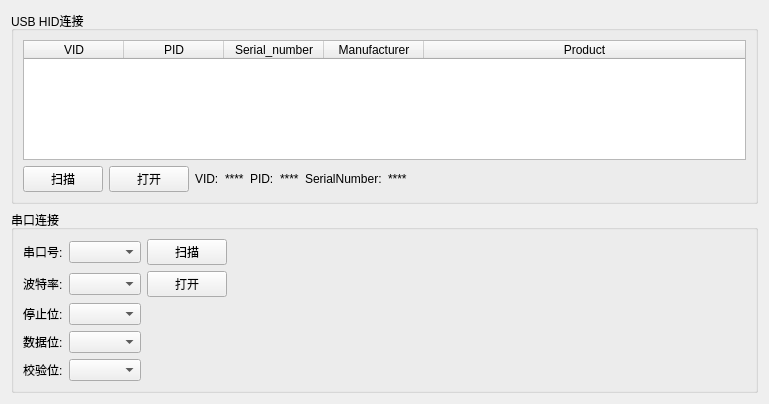
<?xml version="1.0" encoding="UTF-8"?>
<ui version="4.0">
 <class>ConnectingDevices</class>
 <widget class="QWidget" name="ConnectingDevices">
  <property name="geometry">
   <rect>
    <x>0</x>
    <y>0</y>
    <width>769</width>
    <height>404</height>
   </rect>
  </property>
  <property name="windowTitle">
   <string>Form</string>
  </property>
  <layout class="QVBoxLayout" name="verticalLayout_2" stretch="1,0">
   <item>
    <widget class="QGroupBox" name="groupBox">
     <property name="title">
      <string>USB HID连接</string>
     </property>
     <layout class="QVBoxLayout" name="verticalLayout">
      <item>
       <widget class="QTableWidget" name="tableWidget_dev_list">
        <property name="frameShape">
         <enum>QFrame::StyledPanel</enum>
        </property>
        <property name="frameShadow">
         <enum>QFrame::Raised</enum>
        </property>
        <property name="alternatingRowColors">
         <bool>true</bool>
        </property>
        <property name="selectionBehavior">
         <enum>QAbstractItemView::SelectRows</enum>
        </property>
        <property name="textElideMode">
         <enum>Qt::ElideLeft</enum>
        </property>
        <attribute name="horizontalHeaderDefaultSectionSize">
         <number>100</number>
        </attribute>
        <attribute name="horizontalHeaderHighlightSections">
         <bool>false</bool>
        </attribute>
        <attribute name="horizontalHeaderStretchLastSection">
         <bool>true</bool>
        </attribute>
        <attribute name="verticalHeaderVisible">
         <bool>false</bool>
        </attribute>
        <column>
         <property name="text">
          <string>VID</string>
         </property>
        </column>
        <column>
         <property name="text">
          <string>PID</string>
         </property>
        </column>
        <column>
         <property name="text">
          <string>Serial_number</string>
         </property>
        </column>
        <column>
         <property name="text">
          <string>Manufacturer</string>
         </property>
        </column>
        <column>
         <property name="text">
          <string>Product</string>
         </property>
        </column>
       </widget>
      </item>
      <item>
       <layout class="QHBoxLayout" name="horizontalLayout">
        <item>
         <widget class="QPushButton" name="pushButton_scan_hid">
          <property name="text">
           <string>扫描</string>
          </property>
         </widget>
        </item>
        <item>
         <widget class="QPushButton" name="pushButton_hid_open">
          <property name="text">
           <string>打开</string>
          </property>
          <property name="checkable">
           <bool>true</bool>
          </property>
         </widget>
        </item>
        <item>
         <widget class="QLabel" name="label">
          <property name="text">
           <string>VID:</string>
          </property>
         </widget>
        </item>
        <item>
         <widget class="QLabel" name="label_vid">
          <property name="text">
           <string>****</string>
          </property>
         </widget>
        </item>
        <item>
         <widget class="QLabel" name="label_2">
          <property name="text">
           <string>PID:</string>
          </property>
         </widget>
        </item>
        <item>
         <widget class="QLabel" name="label_pid">
          <property name="text">
           <string>****</string>
          </property>
         </widget>
        </item>
        <item>
         <widget class="QLabel" name="label_3">
          <property name="text">
           <string>SerialNumber:</string>
          </property>
         </widget>
        </item>
        <item>
         <widget class="QLabel" name="label_serial">
          <property name="text">
           <string>****</string>
          </property>
         </widget>
        </item>
        <item>
         <spacer name="horizontalSpacer">
          <property name="orientation">
           <enum>Qt::Horizontal</enum>
          </property>
          <property name="sizeHint" stdset="0">
           <size>
            <width>40</width>
            <height>20</height>
           </size>
          </property>
         </spacer>
        </item>
       </layout>
      </item>
     </layout>
    </widget>
   </item>
   <item>
    <widget class="QGroupBox" name="groupBox_2">
     <property name="title">
      <string>串口连接</string>
     </property>
     <layout class="QGridLayout" name="gridLayout_3">
      <item row="0" column="0">
       <layout class="QGridLayout" name="gridLayout_2">
        <item row="0" column="0">
         <widget class="QLabel" name="label_13">
          <property name="text">
           <string>串口号:</string>
          </property>
         </widget>
        </item>
        <item row="0" column="1">
         <widget class="QComboBox" name="comboBox_com">
          <property name="minimumSize">
           <size>
            <width>70</width>
            <height>0</height>
           </size>
          </property>
         </widget>
        </item>
        <item row="0" column="2">
         <widget class="QPushButton" name="pushButton_scan_com">
          <property name="text">
           <string>扫描</string>
          </property>
         </widget>
        </item>
        <item row="1" column="0">
         <widget class="QLabel" name="label_4">
          <property name="text">
           <string>波特率:</string>
          </property>
         </widget>
        </item>
        <item row="1" column="1">
         <widget class="QComboBox" name="comboBox_baude_com">
          <property name="minimumSize">
           <size>
            <width>70</width>
            <height>0</height>
           </size>
          </property>
          <property name="currentIndex">
           <number>-1</number>
          </property>
         </widget>
        </item>
        <item row="1" column="2">
         <widget class="QPushButton" name="pushButton_com_open">
          <property name="text">
           <string>打开</string>
          </property>
          <property name="checkable">
           <bool>true</bool>
          </property>
         </widget>
        </item>
        <item row="2" column="0">
         <widget class="QLabel" name="label_10">
          <property name="text">
           <string>停止位:</string>
          </property>
         </widget>
        </item>
        <item row="2" column="1">
         <widget class="QComboBox" name="comboBox_stopbits_com">
          <property name="minimumSize">
           <size>
            <width>40</width>
            <height>0</height>
           </size>
          </property>
         </widget>
        </item>
        <item row="3" column="0">
         <widget class="QLabel" name="label_14">
          <property name="text">
           <string>数据位:</string>
          </property>
         </widget>
        </item>
        <item row="3" column="1">
         <widget class="QComboBox" name="comboBox_databits_com">
          <property name="minimumSize">
           <size>
            <width>40</width>
            <height>0</height>
           </size>
          </property>
          <property name="currentIndex">
           <number>-1</number>
          </property>
         </widget>
        </item>
        <item row="4" column="0">
         <widget class="QLabel" name="label_5">
          <property name="text">
           <string>校验位:</string>
          </property>
         </widget>
        </item>
        <item row="4" column="1">
         <widget class="QComboBox" name="comboBox_parity_com">
          <property name="minimumSize">
           <size>
            <width>70</width>
            <height>0</height>
           </size>
          </property>
         </widget>
        </item>
       </layout>
      </item>
      <item row="0" column="1">
       <spacer name="horizontalSpacer_2">
        <property name="orientation">
         <enum>Qt::Horizontal</enum>
        </property>
        <property name="sizeHint" stdset="0">
         <size>
          <width>500</width>
          <height>20</height>
         </size>
        </property>
       </spacer>
      </item>
     </layout>
    </widget>
   </item>
  </layout>
 </widget>
 <resources/>
 <connections/>
</ui>
